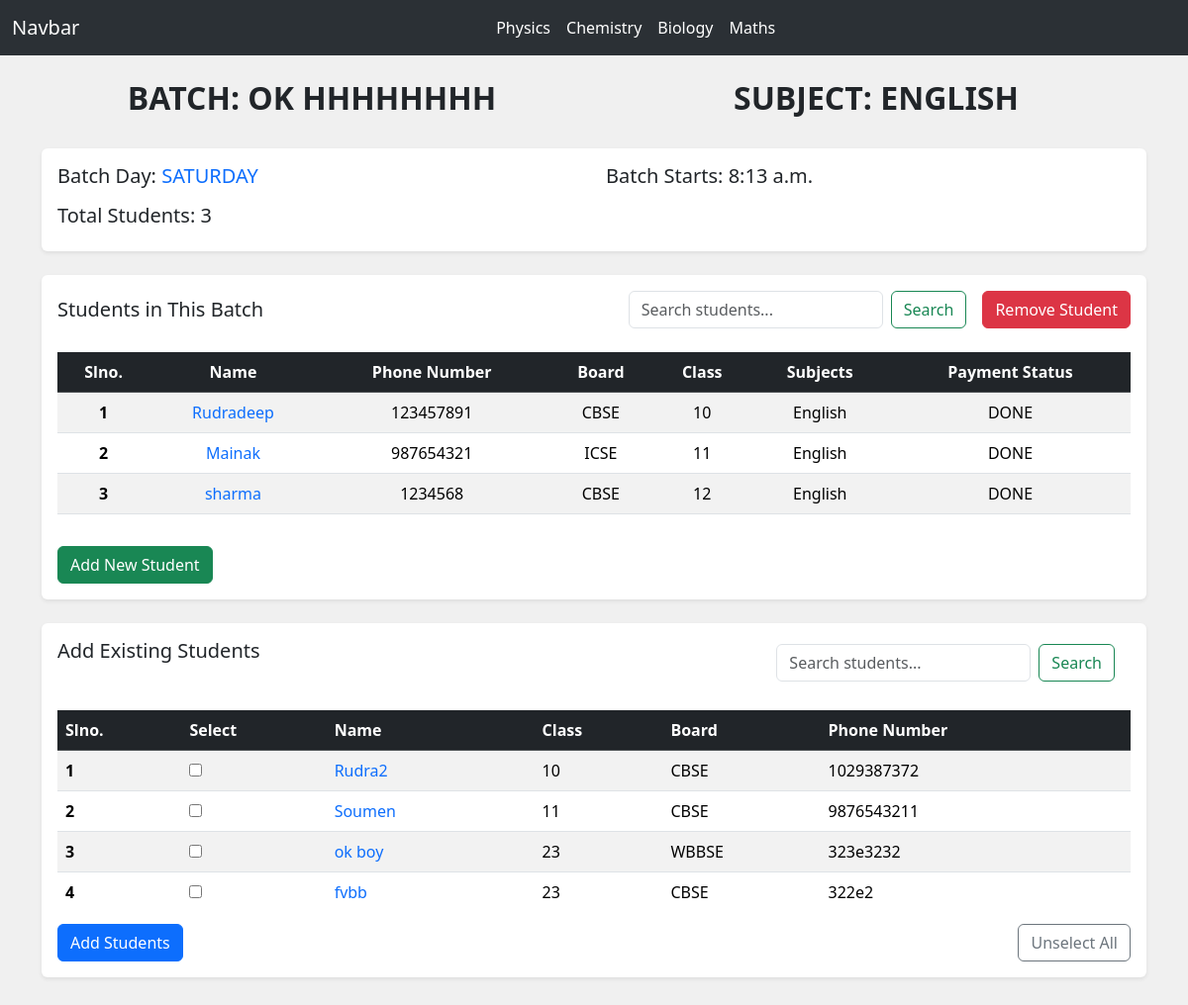
/batch/3/, run on the app's committed database.
### myapp/models.py (models this page shows, shortened)
class Batch(models.Model):
    subject_name = models.CharField(max_length=100)
    batch_name = models.CharField(max_length=100,default="")
    batch_time = models.TimeField()
    batch_day = models.CharField(max_length=50)
    class_level = models.CharField(max_length=50)
    class_mode = models.CharField(max_length=100)
    start_date = models.DateField(default=timezone.now)
    teacher_name = models.CharField(max_length=100)
    students = models.ManyToManyField(Student, related_name='batches')

class Student(models.Model):
    name = models.CharField(max_length=100)
    phone_number = models.CharField(max_length=15, default='N/A')
    board = models.CharField(max_length=50, choices=[('CBSE', 'CBSE'), ('WBBSE', 'WBBSE'), ('ICSE', 'ICSE')])
    student_class = models.CharField(max_length=10)
    payment = models.CharField(max_length=50, choices=[('DONE', 'DONE'), ('NOT DONE', 'NOT DONE')], default='NOT DONE')
    subject = models.CharField(max_length=100, default='All')

### myapp/views.py (the view)
# urls.py: path('batch/<int:pk>/', BatchDetailView.as_view(), name='batch_detail'),
class BatchDetailView(DetailView):
    model = Batch
    template_name = 'batch_detail.html'
    context_object_name = 'batch'
    def get_context_data(self, **kwargs):
        context = super().get_context_data(**kwargs)
        if self.request.GET.get('search_batch_student'):
            search_query = self.request.GET.get('search_batch_student')
            students = Student.objects.filter(
                Q(name__icontains=search_query) |
                Q(phone_number__icontains=search_query) |
                Q(board__icontains=search_query) |
                Q(student_class__icontains=search_query) |
                Q(payment__icontains=search_query)
            )
            context['students'] = students.filter(batches=self.object)
        else:
            context['students'] = self.object.students.all()
        if self.request.GET.get('search_remaining_student'):
            search_query = self.request.GET.get('search_remaining_student')
            context['remaining_students'] = Student.objects.exclude(id__in=self.object.students.all()).filter(
                Q(name__icontains=search_query) |
                Q(phone_number__icontains=search_query) |
                Q(board__icontains=search_query) |
                Q(student_class__icontains=search_query) |
                Q(payment__icontains=search_query)
            )
        else:
            context['remaining_students'] = Student.objects.exclude(id__in=self.object.students.all())
        return context

### templates/batch_detail.html (shortened to what this page needs)
{% extends "base.html" %}
{% load static %}
{% block body %}
<div class="container py-4">
    <div class="row mb-4 text-center">
        <div class="col-12 col-md-6 mb-2 mb-md-0">
            <h2 class="text-uppercase fw-bold">Batch: {{ batch.batch_name }}</h2>
        </div>
        <div class="col-12 col-md-6">
            <h2 class="text-uppercase fw-bold">Subject: {{ batch.subject_name }}</h2>
        </div>
    </div>
    <div class="card my-4 shadow-sm border-0">
        <div class="card-body">
            <div class="row">
                <div class="col-12 col-md-6 mb-2 mb-md-0">
                    <h5 class="card-title">Batch Day: <span class="text-uppercase text-primary">{{ batch.batch_day }}</span></h5>
                </div>
                <div class="col-12 col-md-6">
                    <h5 class="card-title">Batch Starts: <span class="text">{{ batch.batch_time }}</span></h5>
                </div>
                <div class="col-12 mt-2">
                    <h5 class="card-title">Total Students: <span class="text">{{ batch.students.count }}</span></h5>
                </div>
            </div>
        </div>
    </div>
    <div class="card my-4 shadow-sm border-0">
        <div class="card-body">
            <div class="d-flex flex-column flex-md-row justify-content-between align-items-center mb-4">
                <h5 class="card-title mb-2 mb-md-0">Students in This Batch</h5>
                <div class="d-flex flex-column flex-md-row align-items-center">
                    <form class="d-inline-flex mb-2 mb-md-0 me-3" role="search" method="GET"> {% csrf_token %}
                        <input class="form-control me-2" name="search_batch_student" type="text" placeholder="Search students..." aria-label="Search">
                        <button class="btn btn-outline-success" type="submit">Search</button>
                    </form>
                    <button type="button" class="btn btn-danger" id="toggleDelete">Remove Student</button>
                </div>
            </div>
            <div class="table-responsive">
                <table class="table table-striped text-center">
                    <thead class="table-dark">
                        <tr>
                            <th scope="col">Slno.</th>
                            <th scope="col">Name</th>
                            <th scope="col">Phone Number</th>
                            <th scope="col">Board</th>
                            <th scope="col">Class</th>
                            <th scope="col">Subjects</th>
                            <th scope="col">Payment Status</th>
                        </tr>
                    </thead>
                    <tbody>
                        {% for student in students %}
                        <tr>
                            <th scope="row">{{ forloop.counter }}</th>
                            <td><a href="{% url 'student_profile' student.id %}" class="text-decoration-none">{{ student.name }}</a></td>
                            <td>{{ student.phone_number }}</td>
                            <td>{{ student.board }}</td>
                            <td>{{ student.student_class }}</td>
                            <td>{{ batch.subject_name }}</td>
                            <td>{{ student.payment }}</td>
                        </tr>
                        {% empty %}
                        <tr>
                            <td colspan="8" class="text-center text-muted">No students in this batch.</td>
                        </tr>
                        {% endfor %}
                    </tbody>
                </table>
            </div>
            <button type="button" class="btn btn-success mt-3" data-bs-toggle="modal" data-bs-target="#addStudentModal">
                Add New Student
            </button>
        </div>
    </div>
    <div class="card mb-4 shadow-sm border-0">
        <div class="card-body">
            <div class="d-flex flex-column flex-md-row justify-content-between align-items-center mb-4">
                <h5 class="card-title mb-4">Add Existing Students</h5>
                <div class="d-flex flex-column flex-md-row align-items-center">
                        <form class="d-inline-flex mb-2 mb-md-0 me-3" role="search" method="GET"> {% csrf_token %}
                            <input class="form-control me-2" name="search_remaining_student" type="text" placeholder="Search students..." aria-label="Search">
                            <button class="btn btn-outline-success" type="submit">Search</button>
                        </form>
                </div>
            </div>
            <form method="post" action="{% url 'add_existing_students' batch.id %}">
                <div class="table-container" style="max-height: 200px; overflow-y: auto;">
                    <table class="table table-striped">
                        <thead class="table-dark sticky-top">
                            <tr>
                                <th scope="col">Slno.</th>
                                <th scope="col">Select</th>
                                <th scope="col">Name</th>
                                <th scope="col">Class</th>
                                <th scope="col">Board</th>
                                <th scope="col">Phone Number</th>
                            </tr>
                        </thead>
                        <tbody>
                            {% for student in remaining_students %}
                                <tr>
                                    <th scope="row">{{ forloop.counter }}</th>
                                    <td>
                                        <input type="checkbox" name="existing_students" value="{{ student.id }}"
                                        >
                                    </td>
                                    <td><a href="{% url 'student_profile' student.id %}" class="text-decoration-none">{{ student.name }}</a></td>
                                    <td>{{ student.student_class }}</td>
                                    <td>{{ student.board }}</td>
                                    <td>{{ student.phone_number }}</td>
                                </tr>
                            {% empty %}
                                <tr>
                                    <td colspan="7" class="text-center text-muted">No students available.</td>
                                </tr>
                            {% endfor %}
                        </tbody>
                    </table>
                </div>
                <div class="d-flex flex-column flex-md-row justify-content-between mt-3">
                    <button type="submit" class="btn btn-primary">Add Students</button>
                    <button type="button" id="unselectButton" class="btn btn-outline-secondary mt-2 mt-md-0">Unselect All</button>
                </div>
            </form>
        </div>
    </div>
</div>
{% endblock body %}

### data on the page
Batch: batch_name "OK HHHHHHHH", subject_name "ENGLISH", batch_day "SATURDAY", batch_time "8:13 a.m.", students.count "3", subject_name "English"
Student: name "Rudradeep", phone_number "123457891", board "CBSE", student_class "10", payment "DONE"
Student: name "Mainak", phone_number "987654321", board "ICSE", student_class "11", payment "DONE"
Student: name "sharma", phone_number "1234568", board "CBSE", student_class "12", payment "DONE"
Student: name "Rudra2", student_class "10", board "CBSE", phone_number "1029387372"
Student: name "Soumen", student_class "11", board "CBSE", phone_number "9876543211"
Student: name "ok boy", student_class "23", board "WBBSE", phone_number "323e3232"
Student: name "fvbb", student_class "23", board "CBSE", phone_number "322e2"
